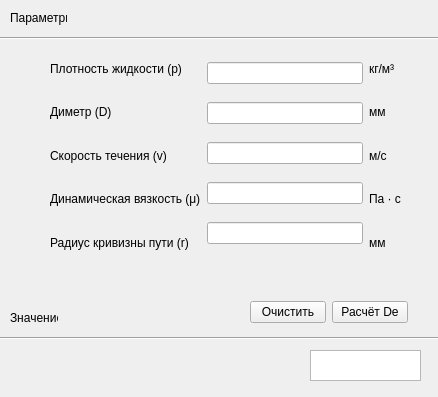
<?xml version="1.0" encoding="UTF-8"?>
<ui version="4.0">
 <class>dean_flow_calculation</class>
 <widget class="QWidget" name="dean_flow_calculation">
  <property name="geometry">
   <rect>
    <x>0</x>
    <y>0</y>
    <width>438</width>
    <height>397</height>
   </rect>
  </property>
  <property name="windowTitle">
   <string>Form</string>
  </property>
  <widget class="QTextBrowser" name="text_De">
   <property name="geometry">
    <rect>
     <x>310</x>
     <y>350</y>
     <width>111</width>
     <height>31</height>
    </rect>
   </property>
   <property name="acceptDrops">
    <bool>true</bool>
   </property>
   <property name="tabChangesFocus">
    <bool>false</bool>
   </property>
   <property name="readOnly">
    <bool>true</bool>
   </property>
  </widget>
  <widget class="Line" name="line_down">
   <property name="geometry">
    <rect>
     <x>0</x>
     <y>330</y>
     <width>439</width>
     <height>16</height>
    </rect>
   </property>
   <property name="orientation">
    <enum>Qt::Horizontal</enum>
   </property>
  </widget>
  <widget class="QLabel" name="label_Down">
   <property name="geometry">
    <rect>
     <x>10</x>
     <y>310</y>
     <width>48</width>
     <height>16</height>
    </rect>
   </property>
   <property name="text">
    <string>Значение</string>
   </property>
  </widget>
  <widget class="QLabel" name="label_up">
   <property name="geometry">
    <rect>
     <x>10</x>
     <y>10</y>
     <width>57</width>
     <height>16</height>
    </rect>
   </property>
   <property name="text">
    <string>Параметры</string>
   </property>
  </widget>
  <widget class="Line" name="line_up">
   <property name="geometry">
    <rect>
     <x>0</x>
     <y>30</y>
     <width>439</width>
     <height>16</height>
    </rect>
   </property>
   <property name="orientation">
    <enum>Qt::Horizontal</enum>
   </property>
  </widget>
  <widget class="QWidget" name="layoutWidget">
   <property name="geometry">
    <rect>
     <x>250</x>
     <y>300</y>
     <width>158</width>
     <height>25</height>
    </rect>
   </property>
   <layout class="QGridLayout" name="gridLayout">
    <item row="0" column="0">
     <widget class="QPushButton" name="Clear_calculation">
      <property name="text">
       <string>Очистить</string>
      </property>
     </widget>
    </item>
    <item row="0" column="1">
     <widget class="QPushButton" name="flow_De_calculation">
      <property name="text">
       <string>Расчёт De</string>
      </property>
     </widget>
    </item>
   </layout>
  </widget>
  <widget class="QWidget" name="layoutWidget">
   <property name="geometry">
    <rect>
     <x>50</x>
     <y>50</y>
     <width>351</width>
     <height>211</height>
    </rect>
   </property>
   <layout class="QGridLayout" name="gridLayout_4">
    <item row="0" column="0" rowspan="5">
     <layout class="QGridLayout" name="gridLayout_2">
      <item row="0" column="0">
       <widget class="QLabel" name="label_p">
        <property name="text">
         <string>Плотность жидкости (p)</string>
        </property>
       </widget>
      </item>
      <item row="1" column="0">
       <widget class="QLabel" name="label_D">
        <property name="text">
         <string>Диметр (D)</string>
        </property>
       </widget>
      </item>
      <item row="2" column="0">
       <widget class="QLabel" name="label_v">
        <property name="text">
         <string>Скорость течения (v)</string>
        </property>
       </widget>
      </item>
      <item row="3" column="0">
       <widget class="QLabel" name="label_nu">
        <property name="text">
         <string>Динамическая вязкость (μ)</string>
        </property>
       </widget>
      </item>
      <item row="4" column="0">
       <widget class="QLabel" name="label_Rc">
        <property name="text">
         <string>Радиус кривизны пути (r)</string>
        </property>
       </widget>
      </item>
     </layout>
    </item>
    <item row="0" column="1" rowspan="5">
     <layout class="QGridLayout" name="gridLayout_3">
      <item row="4" column="0">
       <widget class="QLineEdit" name="lineEdit_Rc"/>
      </item>
      <item row="1" column="0">
       <widget class="QLineEdit" name="lineEdit_D"/>
      </item>
      <item row="3" column="0">
       <widget class="QLineEdit" name="lineEdit_nu"/>
      </item>
      <item row="0" column="0">
       <widget class="QLineEdit" name="lineEdit_p"/>
      </item>
      <item row="2" column="0">
       <widget class="QLineEdit" name="lineEdit_v"/>
      </item>
     </layout>
    </item>
    <item row="0" column="2">
     <widget class="QLabel" name="label_kg">
      <property name="text">
       <string>кг/м³</string>
      </property>
     </widget>
    </item>
    <item row="1" column="2">
     <widget class="QLabel" name="label_mm">
      <property name="text">
       <string>мм</string>
      </property>
     </widget>
    </item>
    <item row="2" column="2">
     <widget class="QLabel" name="label_m_c">
      <property name="text">
       <string>м/с</string>
      </property>
     </widget>
    </item>
    <item row="3" column="2">
     <widget class="QLabel" name="label_Pa_c">
      <property name="text">
       <string>Па · с</string>
      </property>
     </widget>
    </item>
    <item row="4" column="2">
     <widget class="QLabel" name="label_mm_2">
      <property name="text">
       <string>мм</string>
      </property>
     </widget>
    </item>
   </layout>
  </widget>
 </widget>
 <resources/>
 <connections/>
</ui>
